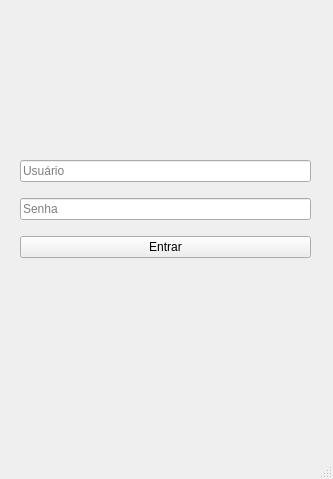
<?xml version="1.0" encoding="UTF-8"?>
<ui version="4.0">
 <class>MainWindow</class>
 <widget class="QMainWindow" name="MainWindow">
  <property name="windowModality">
   <enum>Qt::NonModal</enum>
  </property>
  <property name="geometry">
   <rect>
    <x>0</x>
    <y>0</y>
    <width>333</width>
    <height>479</height>
   </rect>
  </property>
  <property name="sizePolicy">
   <sizepolicy hsizetype="Fixed" vsizetype="Fixed">
    <horstretch>0</horstretch>
    <verstretch>0</verstretch>
   </sizepolicy>
  </property>
  <property name="windowTitle">
   <string>Acessar Servidor</string>
  </property>
  <property name="windowIcon">
   <iconset>
    <normaloff>log-in.png</normaloff>log-in.png</iconset>
  </property>
  <property name="windowOpacity">
   <double>1.000000000000000</double>
  </property>
  <property name="autoFillBackground">
   <bool>false</bool>
  </property>
  <property name="tabShape">
   <enum>QTabWidget::Rounded</enum>
  </property>
  <widget class="QWidget" name="centralwidget">
   <property name="enabled">
    <bool>true</bool>
   </property>
   <property name="contextMenuPolicy">
    <enum>Qt::DefaultContextMenu</enum>
   </property>
   <property name="autoFillBackground">
    <bool>true</bool>
   </property>
   <widget class="QLabel" name="UserIcon">
    <property name="geometry">
     <rect>
      <x>110</x>
      <y>20</y>
      <width>101</width>
      <height>101</height>
     </rect>
    </property>
    <property name="frameShape">
     <enum>QFrame::NoFrame</enum>
    </property>
    <property name="frameShadow">
     <enum>QFrame::Plain</enum>
    </property>
    <property name="text">
     <string/>
    </property>
    <property name="pixmap">
     <pixmap>log-in.png</pixmap>
    </property>
    <property name="scaledContents">
     <bool>true</bool>
    </property>
   </widget>
   <widget class="QWidget" name="layoutWidget">
    <property name="geometry">
     <rect>
      <x>20</x>
      <y>150</y>
      <width>291</width>
      <height>121</height>
     </rect>
    </property>
    <layout class="QVBoxLayout" name="verticalLayout_2">
     <item>
      <widget class="QLineEdit" name="User">
       <property name="inputMethodHints">
        <set>Qt::ImhPreferLowercase</set>
       </property>
       <property name="text">
        <string/>
       </property>
       <property name="placeholderText">
        <string>Usuário</string>
       </property>
      </widget>
     </item>
     <item>
      <widget class="QLineEdit" name="Password">
       <property name="inputMethodHints">
        <set>Qt::ImhHiddenText|Qt::ImhNoAutoUppercase|Qt::ImhNoPredictiveText|Qt::ImhSensitiveData</set>
       </property>
       <property name="inputMask">
        <string/>
       </property>
       <property name="text">
        <string/>
       </property>
       <property name="echoMode">
        <enum>QLineEdit::Password</enum>
       </property>
       <property name="placeholderText">
        <string>Senha</string>
       </property>
      </widget>
     </item>
     <item>
      <widget class="QPushButton" name="Entrar">
       <property name="text">
        <string>Entrar</string>
       </property>
       <property name="flat">
        <bool>false</bool>
       </property>
      </widget>
     </item>
    </layout>
   </widget>
  </widget>
  <widget class="QStatusBar" name="statusbar">
   <property name="enabled">
    <bool>false</bool>
   </property>
  </widget>
 </widget>
 <resources>
  <include location="Images.qrc"/>
 </resources>
 <connections/>
</ui>
